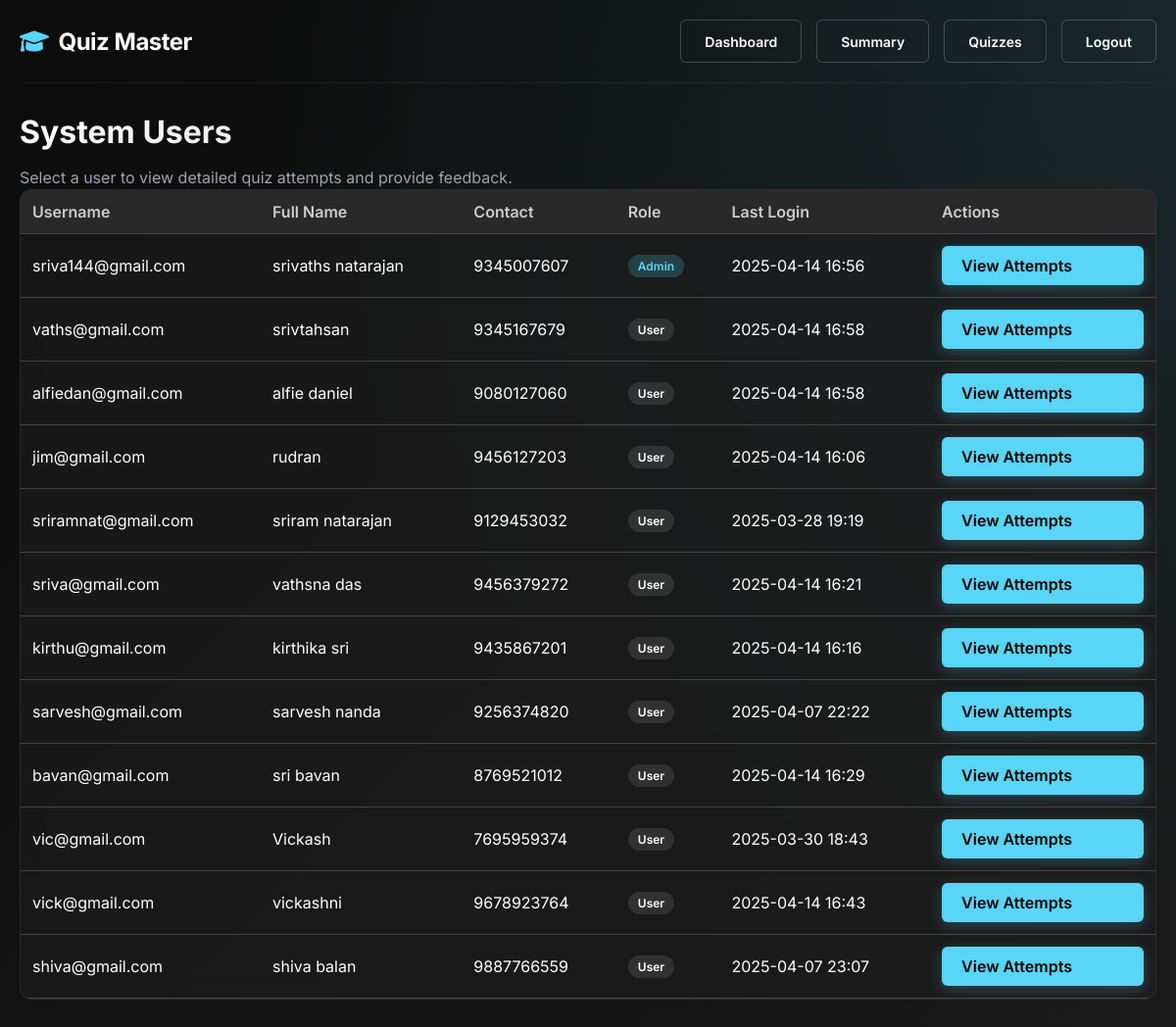
The app's page /admin/view_users (signed in), older data.
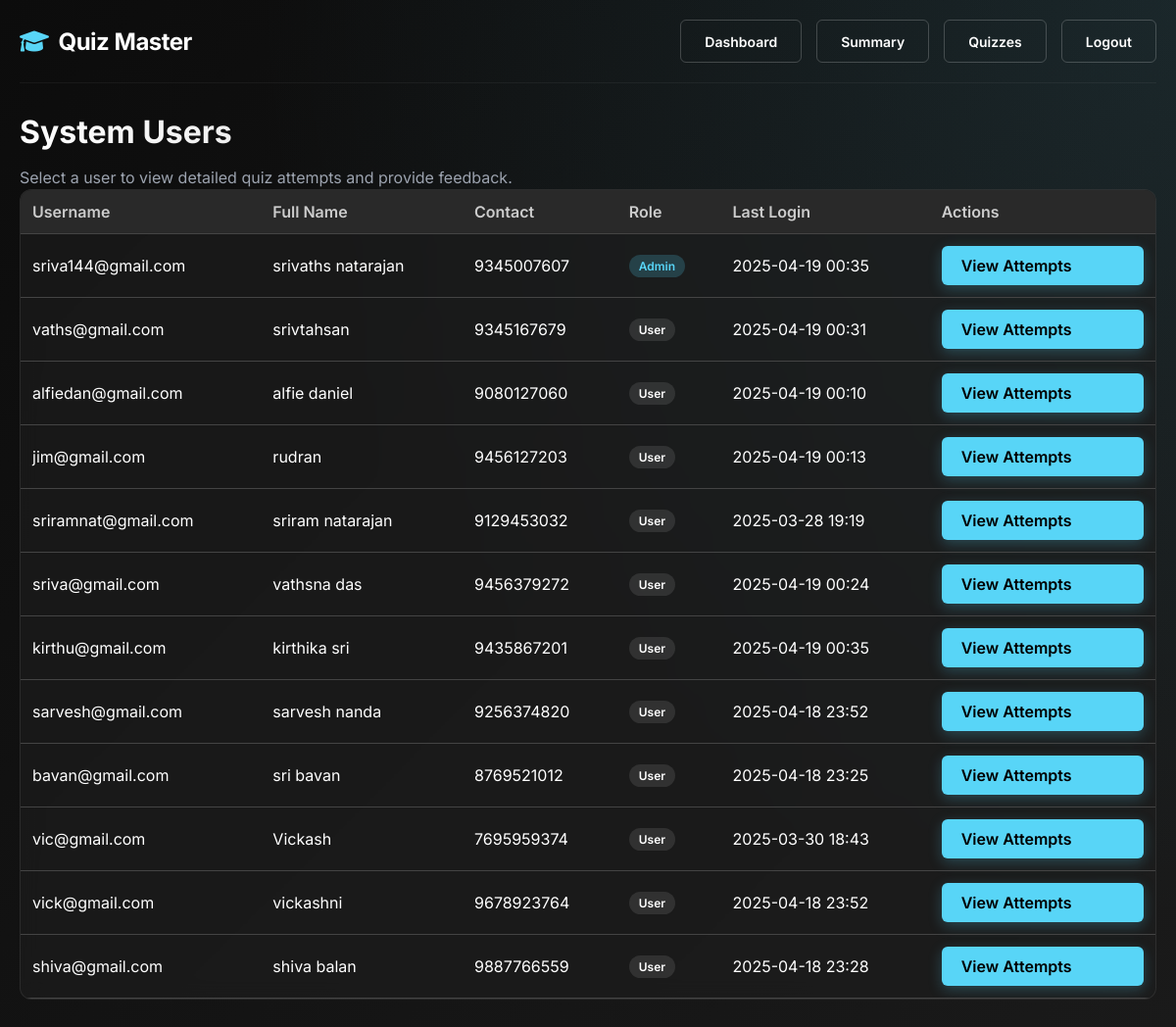
The same page, newer data.
### models.py (models this page shows, shortened)
class User(db.Model):
    __tablename__ = 'users'
    id = db.Column(db.Integer, primary_key=True)
    username = db.Column(db.String(50), unique=True, nullable=False, index=True)
    password = db.Column(db.String(100), nullable=False)
    full_name = db.Column(db.String(100))
    email = db.Column(db.String(120), unique=True)
    dob = db.Column(db.Date)
    contact_no = db.Column(db.String(15))
    role = db.Column(db.String(20), default="user")
    profile_image = db.Column(db.String(200))
    created_at = db.Column(db.DateTime, default=datetime.utcnow)
    last_login = db.Column(db.DateTime)
    is_active = db.Column(db.Boolean, default=True)
    scores = db.relationship('Score', backref='user', lazy='dynamic', cascade="all, delete-orphan")
    question_attempts = db.relationship('QuestionAttempt', backref='user', lazy='dynamic')
    comments_received = db.relationship('ScoreComment', backref='user',
                                        primaryjoin="User.id==Score.user_id",
                                        secondary="scores",
                                        viewonly=True)

### routes.py (the view)
@app_routes.route("/admin/view_users")
def view_users():
    if session.get("role") != "admin":
        flash("Access denied! Admins only.", "danger")
        return redirect(url_for("app_routes.login"))
    user_id = request.args.get("user_id")
    if user_id:
        user = User.query.get(user_id)
        if not user:
            flash("User not found.", "danger")
            return redirect(url_for("app_routes.view_users"))
        attempts = Score.query.filter_by(user_id=user_id).order_by(Score.time_stamp_of_attempt.desc()).all()
        detailed_attempts = []
        for attempt in attempts:
            quiz = Quiz.query.get(attempt.quiz_id)
            if not quiz:
                continue
            questions = Question.query.filter_by(quiz_id=quiz.id).all()
            max_score = sum(q.marks for q in questions) if questions else 0
            percentage = (attempt.total_scored / max_score * 100) if max_score > 0 else 0
            detailed_attempts.append({
                'quiz_name': quiz.name,
                'score': attempt.total_scored,
                'max_score': max_score,
                'percentage': percentage,
                'time_spent': round(attempt.time_spent / 60, 1) if attempt.time_spent else 0,  # in minutes
                'date': attempt.time_stamp_of_attempt,
                'score_id': attempt.id
            })
        return render_template("view_users.html", user=user, attempts=detailed_attempts)
    else:
        users = User.query.all()
        return render_template("view_users.html", users=users)

### routes.py (called while the page is built)
@app_routes.context_processor
def inject_responsive_elements():
    is_mobile = request.user_agent.platform in ['android', 'iphone'] or \
                'mobile' in request.user_agent.string.lower()
    return {
        'is_mobile': is_mobile,
        'current_year': datetime.now().year
    }  # Fixed: Added missing closing brace

### templates/admin/view_users.html (shortened to what this page needs)
{% extends "base.html" %}
{% block content %}
<div class="page-header">
    {% if user %}
        <h1 class="page-title">Quiz Attempts for {{ user.username }}</h1>
        <p class="page-subtitle">Below are all quiz attempts by {{ user.full_name or user.username }}. Click on "Feedback" to add instructor comments.</p>
    {% else %}
        <h1 class="page-title">System Users</h1>
        <p class="page-subtitle">Select a user to view detailed quiz attempts and provide feedback.</p>
    {% endif %}
</div>
{% if user %}
    <div class="data-card">
        <div class="table-responsive">
            <table class="data-table">
                <thead>
                    <tr>
                        <th>Quiz Title</th>
                        <th>Score</th>
                        <th>Max Score</th>
                        <th>Percentage</th>
                        <th>Time Taken (min)</th>
                        <th>Date Attempted</th>
                        <th>Actions</th>
                    </tr>
                </thead>
                <tbody>
                    {% if attempts and attempts|length > 0 %}
                        {% for attempt in attempts %}
                        <tr>
                            <td>{{ attempt.quiz_name }}</td>
                            <td>{{ attempt.score }}</td>
                            <td>{{ attempt.max_score }}</td>
                            <td>{{ attempt.percentage|round(1) }}%</td>
                            <td>{{ attempt.time_spent }}</td>
                            <td class="date-cell">{{ attempt.date.strftime('%Y-%m-%d %H:%M') }}</td>
                            <td>
                                <a href="{{ url_for('app_routes.add_score_comment', score_id=attempt.score_id) }}" class="action-btn">Feedback</a>
                            </td>
                        </tr>
                        {% endfor %}
                    {% else %}
                        <tr>
                            <td colspan="7" class="empty-state">No quiz attempts found for this user.</td>
                        </tr>
                    {% endif %}
                </tbody>
            </table>
        </div>
    </div>
    <div>
        <a href="{{ url_for('app_routes.view_users') }}" class="action-btn">Back to User List</a>
    </div>
{% else %}
    <div class="data-card">
        <div class="table-responsive">
            <table class="data-table">
                <thead>
                    <tr>
                        <th>Username</th>
                        <th>Full Name</th>
                        <th>Contact</th>
                        <th>Role</th>
                        <th>Last Login</th>
                        <th>Actions</th>
                    </tr>
                </thead>
                <tbody>
                    {% if users and users|length > 0 %}
                        {% for user in users %}
                        <tr>
                            <td>{{ user.username }}</td>
                            <td>{{ user.full_name }}</td>
                            <td>{{ user.contact_no }}</td>
                            <td>
                                {% if user.role == 'admin' %}
                                    <span class="badge badge-admin">Admin</span>
                                {% else %}
                                    <span class="badge badge-user">User</span>
                                {% endif %}
                            </td>
                            <td class="date-cell">{{ user.last_login.strftime("%Y-%m-%d %H:%M") if user.last_login else "Never" }}</td>
                            <td>
                                <a href="{{ url_for('app_routes.view_users') }}?user_id={{ user.id }}" class="action-btn">View Attempts</a>
                            </td>
                        </tr>
                        {% endfor %}
                    {% endif %}
                </tbody>
            </table>
        </div>
    </div>
{% endif %}
{% endblock %}

Row changes from the older to the newer data that the page shows:
changed User "sriva144@gmail.com": last_login "2025-04-14 16:56" → "2025-04-19 00:35"
changed User "vaths@gmail.com": last_login "2025-04-14 16:58" → "2025-04-19 00:31"
changed User "alfiedan@gmail.com": last_login "2025-04-14 16:58" → "2025-04-19 00:10"
changed User "jim@gmail.com": last_login "2025-04-14 16:06" → "2025-04-19 00:13"
changed User "sriva@gmail.com": last_login "2025-04-14 16:21" → "2025-04-19 00:24"
changed User "kirthu@gmail.com": last_login "2025-04-14 16:16" → "2025-04-19 00:35"
changed User "sarvesh@gmail.com": last_login "2025-04-07 22:22" → "2025-04-18 23:52"
changed User "bavan@gmail.com": last_login "2025-04-14 16:29" → "2025-04-18 23:25"
changed User "vick@gmail.com": last_login "2025-04-14 16:43" → "2025-04-18 23:52"
changed User "shiva@gmail.com": last_login "2025-04-07 23:07" → "2025-04-18 23:28"
